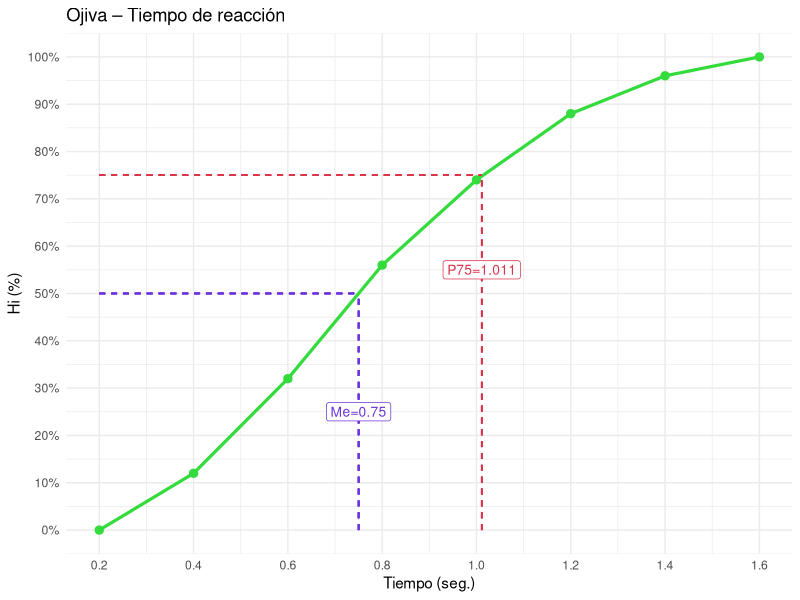
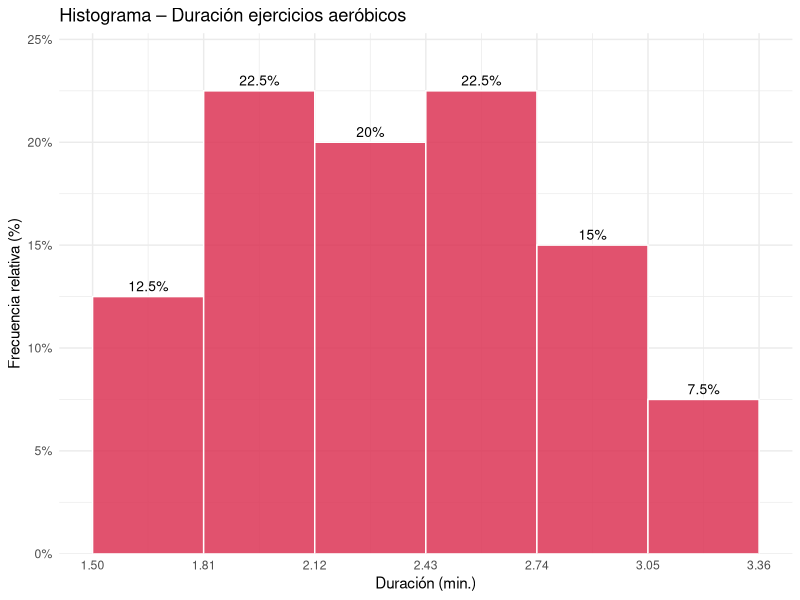

Recreate these plots in R, in order.
## ---- chunk 1
options(
  knitr.table.format = "html",
  scipen = 999
)
## ---- chunk 2
ipak <- function(pkg){

  options(repos = c(CRAN="https://cloud.r-project.org"))

  new.pkg <- pkg[!(pkg %in% rownames(installed.packages()))]

  if(length(new.pkg)) install.packages(new.pkg, dependencies = TRUE)

  invisible(lapply(pkg, function(p)
    suppressPackageStartupMessages(library(p, character.only = TRUE))
  ))
}

packages <- c("tidyverse","kableExtra","psych","readxl","palmerpenguins")

ipak(packages)
## ---- chunk 3
df <- data.frame(
  Sexo  = c("M","F","M","F","M","F","M","F","M","F",
            "M","F","M","F","M","F","M","F","M","F"),
  Edad  = c(15,16,14,15,17,16,15,14,16,15,
            17,16,15,17,16,15,14,16,15,17),
  Horas = c(3.5,5.0,6.5,2.5,7.0,4.0,8.0,3.0,5.5,2.0,
            9.0,4.5,6.0,5.0,7.5,3.5,6.8,4.2,5.8,2.8),
  Nivel = c("Bajo","Medio","Alto","Bajo","Alto","Medio","Alto","Bajo","Medio","Bajo",
            "Alto","Medio","Alto","Medio","Alto","Bajo","Alto","Medio","Medio","Bajo")
)
## ---- chunk 4
grupos <- split(df$Horas, df$Sexo)
res <- sapply(grupos, function(x) c(Media=mean(x), SD=sd(x), CV=sd(x)/mean(x)*100))
knitr::kable(t(round(res,3)), caption="Dispersión de horas por sexo")
## ---- chunk 5
N  <- 200; A <- 5
ni <- c(10, 8, 40, 84, 40, 8, 10)
Y3 <- 900/40
marcas <- Y3 + (1:7 - 3)*A
Li <- marcas - A/2
Ls <- marcas + A/2
hi <- ni/N
Hi <- cumsum(hi)
Ni <- cumsum(ni)

knitr::kable(data.frame(
  Intervalo = paste0("[", Li, " – ", Ls, ")"),
  Yi = marcas, ni, Ni,
  hi = round(hi,4), Hi = round(Hi,4)
), col.names = c("Intervalo","Yᵢ","nᵢ","Nᵢ","hᵢ","Hᵢ"),
caption = "Tabla completa – Rendimiento físico (N=200)")
## ---- chunk 6
lim <- seq(0.20, 1.60, by=0.20)
ni3 <- c(6,10,12,9,7,4,2)
N3  <- 50
Hi3 <- cumsum(ni3/N3)
hi3 <- ni3/N3

knitr::kable(data.frame(
  Intervalo = paste0("[",lim[-8]," – ",lim[-1],")"),
  ni=ni3, Ni=cumsum(ni3),
  "hi%"=round(hi3*100,1), "Hi%"=round(Hi3*100,1)
), caption="Distribución de tiempos de reacción")
## ---- chunk 7
P84 <- 1.00 + 0.20*(0.84 - Hi3[4])/hi3[5]
## ---- chunk 8
Me3   <- 0.60 + 0.20*(0.50 - Hi3[2])/hi3[3]
P75_3 <- 0.80 + 0.20*(0.75 - Hi3[3])/hi3[4]

ojiva <- data.frame(x=lim, y=c(0,Hi3)*100)
ggplot(ojiva, aes(x,y)) +
  geom_line(color="#34db3c", linewidth=1.1) +
  geom_point(size=2.5, color="#34db3c") +
  geom_segment(aes(x=Me3,   xend=Me3,   y=0, yend=50), linetype=2, color="#6c34db") +
  geom_segment(aes(x=0.20,  xend=Me3,   y=50,yend=50), linetype=2, color="#6c34db") +
  geom_segment(aes(x=P75_3, xend=P75_3, y=0, yend=75), linetype=2, color="#db344a") +
  geom_segment(aes(x=0.20,  xend=P75_3, y=75,yend=75), linetype=2, color="#db344a") +
  annotate("label",x=Me3,  y=25,label=paste0("Me=",round(Me3,3)),  color="#6c34db",size=3.5) +
  annotate("label",x=P75_3,y=55,label=paste0("P75=",round(P75_3,3)),color="#db344a",size=3.5) +
  scale_y_continuous(labels=function(x)paste0(x,"%"), breaks=seq(0,100,10)) +
  scale_x_continuous(breaks=lim) +
  labs(title="Ojiva – Tiempo de reacción", x="Tiempo (seg.)", y="Hi (%)") +
  theme_minimal()
## ---- chunk 9
lim4  <- seq(10,50,5)
marc4 <- (lim4[-9]+lim4[-1])/2
nA <- c(5,8,12,16,20,18,11,6);  NA4 <- sum(nA)
nB <- c(4,6,10,15,22,25,20,12); NB4 <- sum(nB)
hiA <- nA/NA4; HiA <- cumsum(hiA)
hiB <- nB/NB4; HiB <- cumsum(hiB)

mediana_g <- function(lims, Hi, hi) {
  i <- which(Hi>=0.5)[1]
  lims[i] + 5*(0.5-Hi[i-1])/hi[i]
}
moda_g <- function(lims, ni) {
  i <- which.max(ni)
  d1 <- ni[i]-ifelse(i>1,ni[i-1],0)
  d2 <- ni[i]-ifelse(i<length(ni),ni[i+1],0)
  lims[i] + 5*d1/(d1+d2)
}

medA <- sum(marc4*nA)/NA4; MeA <- mediana_g(lim4,HiA,hiA); MoA <- moda_g(lim4,nA)
medB <- sum(marc4*nB)/NB4; MeB <- mediana_g(lim4,HiB,hiB); MoB <- moda_g(lim4,nB)
sdA  <- sqrt(sum(nA*(marc4-medA)^2)/NA4)
sdB  <- sqrt(sum(nB*(marc4-medB)^2)/NB4)

knitr::kable(data.frame(
  Medida = c("Media","Mediana","Moda","Desv. Estándar","CV (%)"),
  `Grupo A` = round(c(medA,MeA,MoA,sdA,sdA/medA*100),3),
  `Grupo B` = round(c(medB,MeB,MoB,sdB,sdB/medB*100),3)
), caption="Tendencia central y homogeneidad por grupo")
## ---- chunk 10
dias  <- c(2,3,5,1,6,7,4,5,3,6,5,2,7,3,4,5,3,2,4,1)
depor <- c(1,1,2,1,3,4,2,2,1,3,3,1,4,1,2,2,1,1,2,1)
## ---- chunk 11
tabla_frec <- function(x, nombre) {
  t <- as.data.frame(table(x))
  t$Porc <- round(t$Freq/length(x)*100,1)
  t$Acum <- cumsum(t$Freq)
  names(t) <- c(nombre,"nᵢ","hᵢ (%)","Nᵢ")
  t
}
knitr::kable(tabla_frec(dias,"Días/semana"),  caption="Días de actividad física")
knitr::kable(tabla_frec(depor,"N° deportes"), caption="Deportes practicados")
## ---- chunk 12
P55d <- quantile(sort(depor), 0.55, type=2)
P45a <- quantile(sort(dias),  0.45, type=2)
## ---- chunk 13
x6 <- 0:6
n6 <- c(92,118,96,54,28,10,2)
N6 <- 400

media6 <- sum(x6*n6)/N6
acum6  <- cumsum(n6)
Me6    <- x6[which(acum6 >= N6/2)[1]]
Mo6    <- x6[which.max(n6)]
pos37  <- ceiling(N6*0.37)
P37_6  <- x6[which(acum6 >= pos37)[1]]

knitr::kable(data.frame(
  Medida  = c("Media","Mediana","Moda","P₃₇"),
  Valor   = c(round(media6,4), Me6, Mo6, P37_6),
  Interpretacion = c(
    paste0("Promedio de ",round(media6,4)," lesiones por sesión"),
    paste0("El 50% de sesiones tuvo ≤ ",Me6," lesión"),
    paste0("La cantidad más frecuente: ",Mo6," lesión (",n6[Mo6+1]," sesiones)"),
    paste0("El 37% de sesiones tuvo ≤ ",P37_6," lesión")
  )
), caption="Medidas – Lesiones deportivas")
## ---- chunk 14
x7 <- c(2.1,1.8,2.5,3.0,1.9,2.4,2.7,1.5,2.2,2.0,
        3.1,2.8,1.7,2.5,2.3,2.6,1.9,2.0,2.2,3.3,
        2.4,2.1,1.8,2.7,2.5,2.9,3.0,2.6,1.6,2.3,
        2.8,2.2,2.0,1.9,2.4,2.5,2.1,2.7,3.2,2.8)
## ---- chunk 15
A7      <- round((max(x7)-min(x7))/6, 2) + 0.01
breaks7 <- seq(min(x7), min(x7)+6*A7, by=A7)
h7      <- hist(x7, breaks=breaks7, plot=FALSE)
Li7 <- h7$breaks[-7]; Ls7 <- h7$breaks[-1]
ni7 <- h7$counts;     N7  <- length(x7)
Ni7 <- cumsum(ni7);   hi7 <- ni7/N7; Hi7 <- cumsum(hi7)

knitr::kable(data.frame(
  Intervalo = paste0("[",round(Li7,2)," – ",round(Ls7,2),")"),
  ni=ni7, Ni=Ni7,
  "hi%"=round(hi7*100,2), "Hi%"=round(Hi7*100,2)
), caption="Distribución – Duración sesiones aeróbicas")
## ---- chunk 16
df7 <- data.frame(Li=Li7, Ls=Ls7, hi=hi7*100, Marca=(Li7+Ls7)/2)
ggplot(df7, aes(x=Li, y=hi)) +
  geom_rect(aes(xmin=Li,xmax=Ls,ymin=0,ymax=hi),
            fill="#db3455", color="white", alpha=0.85) +
  geom_text(aes(x=Marca, y=hi+0.5, label=paste0(hi,"%")), size=3.5) +
  scale_x_continuous(breaks=round(breaks7,2)) +
  scale_y_continuous(labels=function(x)paste0(x,"%"),
                     expand=expansion(mult=c(0,0.1))) +
  labs(title="Histograma – Duración ejercicios aeróbicos",
       x="Duración (min.)", y="Frecuencia relativa (%)") +
  theme_minimal()
## ---- chunk 17
med7   <- mean(x7); s7 <- sd(x7)
dentro <- sum(x7 >= med7-s7 & x7 <= med7+s7)
